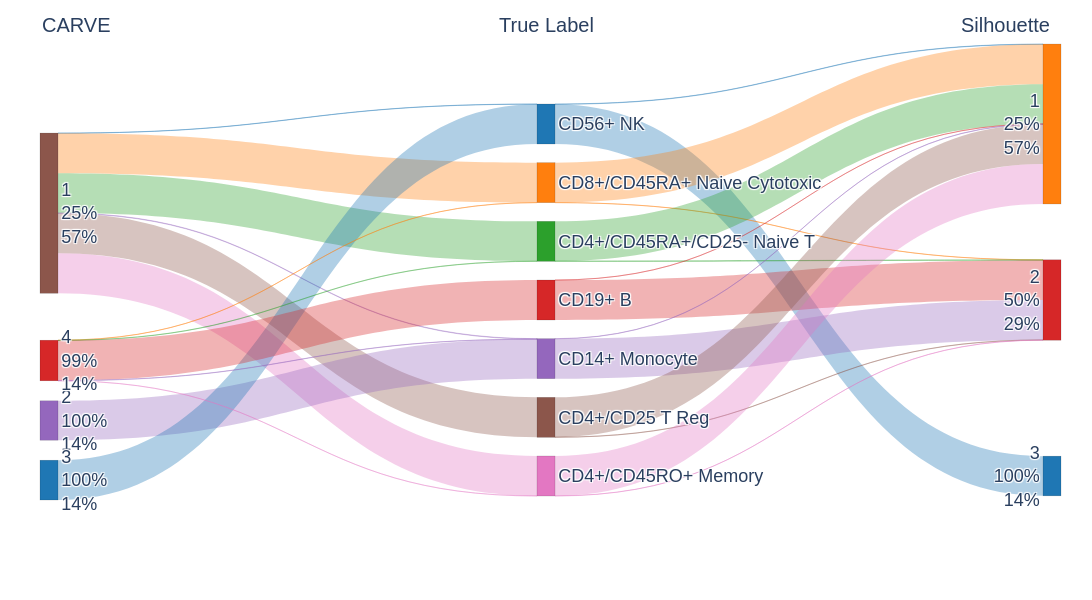

Notebook code cell kept with this figure:
### Code cell
# Spectral labels with gamma=5%-quantile of sqeuclidean distances, as suggested by silhouette
silhouette_labels = SpectralClustering(
    n_clusters=3, gamma=gamma_005, random_state=RANDOM_SEED
).fit_predict(X)

# Labels from CARVE generalizability measure with 1se rule
# carve_labels = carve.get_labels(measure="generalizability", rule="1se")
carve_labels = SpectralClustering(
    n_clusters=4, gamma=gamma_005, random_state=RANDOM_SEED
).fit_predict(X)

fig = alluvial_compare(
    y_true=y,
    left_labels=carve_labels,
    right_labels=silhouette_labels,
    left_title="CARVE",
    right_title="Silhouette",
    true_title="True Label",
    palette_name="tab10",
    link_alpha=0.35,
    font_size=18,
    title_y=1.22,
)

fig.show()

### Figure 1 — Plotly figure (JSON) as saved in the notebook; plotly's stock layout.template omitted (floating-point values rounded to 4 significant figures)
{"data": [{"arrangement": "fixed", "link": {"color": ["rgba(31,119,180,0.35)", "rgba(255,127,14,0.35)", "rgba(44,160,44,0.35)", "rgba(148,103,189,0.35)", "rgba(140,86,75,0.35)", "rgba(227,119,194,0.35)", "rgba(148,103,189,0.35)", "rgba(31,119,180,0.35)", "rgba(255,127,14,0.35)", "rgba(44,160,44,0.35)", "rgba(214,39,40,0.35)", "rgba(148,103,189,0.35)", "rgba(227,119,194,0.35)", "rgba(31,119,180,0.35)", "rgba(31,119,180,0.35)", "rgba(255,127,14,0.35)", "rgba(255,127,14,0.35)", "rgba(44,160,44,0.35)", "rgba(44,160,44,0.35)", "rgba(214,39,40,0.35)", "rgba(214,39,40,0.35)", "rgba(148,103,189,0.35)", "rgba(148,103,189,0.35)", "rgba(140,86,75,0.35)", "rgba(140,86,75,0.35)", "rgba(227,119,194,0.35)", "rgba(227,119,194,0.35)"], "source": [0, 0, 0, 0, 0, 0, 1, 2, 3, 3, 3, 3, 3, 4, 4, 5, 5, 6, 6, 7, 7, 8, 8, 9, 9, 10, 10], "target": [4, 5, 6, 8, 9, 10, 8, 4, 5, 6, 7, 8, 10, 11, 13, 11, 12, 11, 12, 11, 12, 11, 12, 11, 12, 11, 12], "value": [2, 399, 398, 4, 400, 399, 394, 398, 1, 2, 400, 2, 1, 3, 397, 399, 1, 397, 3, 1, 399, 2, 398, 398, 2, 399, 1]}, "node": {"color": ["#8c564b", "#9467bd", "#1f77b4", "#d62728", "#1f77b4", "#ff7f0e", "#2ca02c", "#d62728", "#9467bd", "#8c564b", "#e377c2", "#ff7f0e", "#d62728", "#1f77b4"], "label": ["1<br>25%<br>57%", "2<br>100%<br>14%", "3<br>100%<br>14%", "4<br>99%<br>14%", "CD56+ NK", "CD8+/CD45RA+ Naive Cytotoxic", "CD4+/CD45RA+/CD25- Naive T", "CD19+ B", "CD14+ Monocyte", "CD4+/CD25 T Reg", "CD4+/CD45RO+ Memory", "1<br>25%<br>57%", "2<br>50%<br>29%", "3<br>100%<br>14%"], "line": {"color": "rgba(0,0,0,0.25)", "width": 0.5}, "pad": 20, "thickness": 18, "x": [0, 0, 0, 0, 0.5, 0.5, 0.5, 0.5, 0.5, 0.5, 0.5, 1, 1, 1], "y": [0.06, 0.3533, 0.6467, 0.94, 0.06, 0.2067, 0.3533, 0.5, 0.6467, 0.7933, 0.94, 0.06, 0.5, 0.94]}, "type": "sankey"}], "layout": {"annotations": [{"font": {"size": 20}, "showarrow": false, "text": "CARVE", "x": 0, "xref": "paper", "y": 1.22, "yref": "paper"}, {"font": {"size": 20}, "showarrow": false, "text": "True Label", "x": 0.5, "xref": "paper", "y": 1.22, "yref": "paper"}, {"font": {"size": 20}, "showarrow": false, "text": "Silhouette", "x": 1, "xref": "paper", "y": 1.22, "yref": "paper"}], "font": {"family": "Arial", "size": 18}, "height": 600, "margin": {"b": 100, "l": 40, "r": 40, "t": 100}, "paper_bgcolor": "white", "plot_bgcolor": "white", "width": 1200}}
